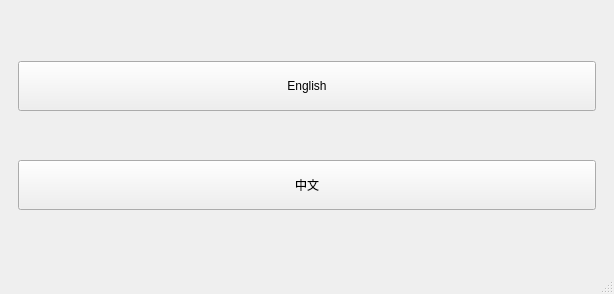
<?xml version="1.0" encoding="UTF-8"?>
<ui version="4.0">
 <class>UploadWindow</class>
 <widget class="QMainWindow" name="UploadWindow">
  <property name="geometry">
   <rect>
    <x>0</x>
    <y>0</y>
    <width>614</width>
    <height>294</height>
   </rect>
  </property>
  <property name="windowTitle">
   <string>MainWindow</string>
  </property>
  <widget class="QWidget" name="centralwidget">
   <layout class="QVBoxLayout" name="verticalLayout">
    <item>
     <widget class="QStackedWidget" name="stackedWidget">
      <property name="currentIndex">
       <number>0</number>
      </property>
      <widget class="QWidget" name="page_4">
       <layout class="QVBoxLayout" name="verticalLayout_8">
        <item>
         <widget class="QPushButton" name="pushButton_2">
          <property name="minimumSize">
           <size>
            <width>0</width>
            <height>50</height>
           </size>
          </property>
          <property name="text">
           <string>English</string>
          </property>
         </widget>
        </item>
        <item>
         <widget class="QPushButton" name="pushButton_4">
          <property name="minimumSize">
           <size>
            <width>0</width>
            <height>50</height>
           </size>
          </property>
          <property name="text">
           <string>中文</string>
          </property>
         </widget>
        </item>
       </layout>
      </widget>
      <widget class="QWidget" name="page_3">
       <layout class="QVBoxLayout" name="verticalLayout_3">
        <item>
         <widget class="QGroupBox" name="groupBox">
          <property name="title">
           <string>Please Select SerialPort</string>
          </property>
          <layout class="QVBoxLayout" name="verticalLayout_7">
           <item>
            <spacer name="verticalSpacer_4">
             <property name="orientation">
              <enum>Qt::Vertical</enum>
             </property>
             <property name="sizeHint" stdset="0">
              <size>
               <width>20</width>
               <height>11</height>
              </size>
             </property>
            </spacer>
           </item>
           <item>
            <layout class="QHBoxLayout" name="horizontalLayout_5">
             <item>
              <widget class="QLabel" name="label">
               <property name="text">
                <string>SerialPort:</string>
               </property>
              </widget>
             </item>
             <item>
              <widget class="QComboBox" name="cbxPorts">
               <property name="sizePolicy">
                <sizepolicy hsizetype="Expanding" vsizetype="Fixed">
                 <horstretch>0</horstretch>
                 <verstretch>0</verstretch>
                </sizepolicy>
               </property>
               <property name="minimumSize">
                <size>
                 <width>0</width>
                 <height>40</height>
                </size>
               </property>
              </widget>
             </item>
            </layout>
           </item>
           <item>
            <spacer name="verticalSpacer_3">
             <property name="orientation">
              <enum>Qt::Vertical</enum>
             </property>
             <property name="sizeHint" stdset="0">
              <size>
               <width>20</width>
               <height>11</height>
              </size>
             </property>
            </spacer>
           </item>
           <item>
            <widget class="QPushButton" name="pushButton_3">
             <property name="minimumSize">
              <size>
               <width>0</width>
               <height>40</height>
              </size>
             </property>
             <property name="text">
              <string>Next</string>
             </property>
            </widget>
           </item>
          </layout>
         </widget>
        </item>
       </layout>
      </widget>
      <widget class="QWidget" name="page">
       <layout class="QVBoxLayout" name="verticalLayout_6">
        <item>
         <widget class="QGroupBox" name="groupBox_3">
          <property name="title">
           <string>Please Select Update File</string>
          </property>
          <layout class="QVBoxLayout" name="verticalLayout_2">
           <item>
            <spacer name="verticalSpacer">
             <property name="orientation">
              <enum>Qt::Vertical</enum>
             </property>
             <property name="sizeHint" stdset="0">
              <size>
               <width>20</width>
               <height>9</height>
              </size>
             </property>
            </spacer>
           </item>
           <item>
            <layout class="QHBoxLayout" name="horizontalLayout_4">
             <item>
              <widget class="QLabel" name="label_2">
               <property name="text">
                <string>SelectFile</string>
               </property>
              </widget>
             </item>
             <item>
              <widget class="QLineEdit" name="lineEdit">
               <property name="minimumSize">
                <size>
                 <width>0</width>
                 <height>40</height>
                </size>
               </property>
              </widget>
             </item>
             <item>
              <widget class="QPushButton" name="pushButton_5">
               <property name="minimumSize">
                <size>
                 <width>40</width>
                 <height>40</height>
                </size>
               </property>
               <property name="maximumSize">
                <size>
                 <width>80</width>
                 <height>16777215</height>
                </size>
               </property>
               <property name="text">
                <string>File...</string>
               </property>
              </widget>
             </item>
            </layout>
           </item>
           <item>
            <spacer name="verticalSpacer_2">
             <property name="orientation">
              <enum>Qt::Vertical</enum>
             </property>
             <property name="sizeHint" stdset="0">
              <size>
               <width>20</width>
               <height>47</height>
              </size>
             </property>
            </spacer>
           </item>
           <item>
            <widget class="QPushButton" name="pushButton">
             <property name="minimumSize">
              <size>
               <width>0</width>
               <height>40</height>
              </size>
             </property>
             <property name="text">
              <string>Next</string>
             </property>
            </widget>
           </item>
          </layout>
         </widget>
        </item>
       </layout>
      </widget>
      <widget class="QWidget" name="page_2">
       <layout class="QVBoxLayout" name="verticalLayout_5">
        <item>
         <widget class="QGroupBox" name="groupBox_2">
          <property name="title">
           <string>Update</string>
          </property>
          <layout class="QVBoxLayout" name="verticalLayout_4">
           <item>
            <layout class="QHBoxLayout" name="horizontalLayout_3">
             <item>
              <widget class="QLabel" name="label_3">
               <property name="text">
                <string>Progress</string>
               </property>
              </widget>
             </item>
             <item>
              <widget class="QProgressBar" name="progressBar">
               <property name="minimumSize">
                <size>
                 <width>40</width>
                 <height>40</height>
                </size>
               </property>
               <property name="value">
                <number>0</number>
               </property>
              </widget>
             </item>
            </layout>
           </item>
           <item>
            <layout class="QHBoxLayout" name="horizontalLayout_2">
             <item>
              <spacer name="horizontalSpacer">
               <property name="orientation">
                <enum>Qt::Horizontal</enum>
               </property>
               <property name="sizeHint" stdset="0">
                <size>
                 <width>40</width>
                 <height>20</height>
                </size>
               </property>
              </spacer>
             </item>
             <item>
              <widget class="QPushButton" name="btnUpdate">
               <property name="minimumSize">
                <size>
                 <width>0</width>
                 <height>40</height>
                </size>
               </property>
               <property name="text">
                <string>Update</string>
               </property>
              </widget>
             </item>
             <item>
              <spacer name="horizontalSpacer_3">
               <property name="orientation">
                <enum>Qt::Horizontal</enum>
               </property>
               <property name="sizeHint" stdset="0">
                <size>
                 <width>40</width>
                 <height>20</height>
                </size>
               </property>
              </spacer>
             </item>
            </layout>
           </item>
          </layout>
         </widget>
        </item>
       </layout>
      </widget>
     </widget>
    </item>
   </layout>
  </widget>
  <widget class="QMenuBar" name="menubar">
   <property name="geometry">
    <rect>
     <x>0</x>
     <y>0</y>
     <width>614</width>
     <height>30</height>
    </rect>
   </property>
  </widget>
  <widget class="QStatusBar" name="statusbar"/>
 </widget>
 <resources/>
 <connections/>
</ui>
